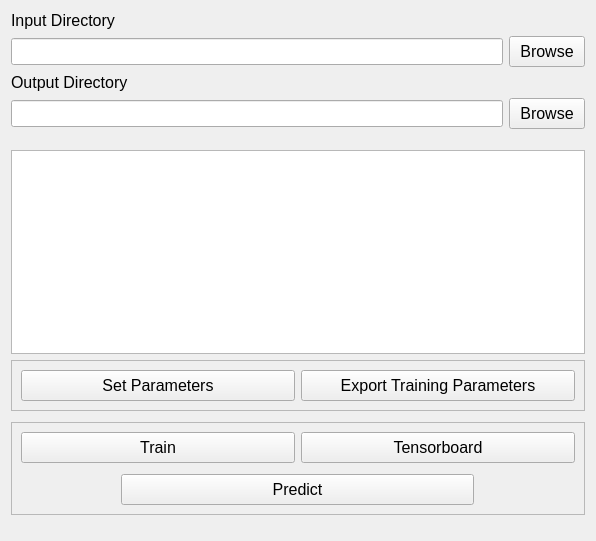
                                            <widget class="QWidget" name="training_page">
                                                <property name="geometry">
                                                    <rect>
                                                        <x>0</x>
                                                        <y>0</y>
                                                        <width>596</width>
                                                        <height>541</height>
                                                    </rect>
                                                </property>
                                                <property name="font">
                                                    <font>
                                                        <family>Arial</family>
                                                        <pointsize>12</pointsize>
                                                        <weight>50</weight>
                                                        <italic>false</italic>
                                                        <bold>false</bold>
                                                    </font>
                                                </property>
                                                <attribute name="label">
                                                    <string>Training</string>
                                                </attribute>
                                                <layout class="QVBoxLayout" name="verticalLayout_2">
                                                    <item>
                                                        <widget class="QLabel" name="label_7">
                                                            <property name="text">
                                                                <string>Input Directory</string>
                                                            </property>
                                                        </widget>
                                                    </item>
                                                    <item>
                                                        <layout class="QGridLayout" name="gridLayout">
                                                            <item row="0" column="0">
                                                                <widget class="QLineEdit" name="inputdirtext">
                                                                    <property name="toolTip">
                                                                        <string>&lt;html&gt;&lt;head/&gt;&lt;body&gt;&lt;p&gt;Choose
                                                                            the input directories for images and
                                                                            labelled masks.&lt;/p&gt;&lt;/body&gt;&lt;/html&gt;
                                                                        </string>
                                                                    </property>
                                                                    <property name="toolTipDuration">
                                                                        <number>-1</number>
                                                                    </property>
                                                                </widget>
                                                            </item>
                                                            <item row="0" column="1">
                                                                <widget class="QPushButton" name="inputbrowse">
                                                                    <property name="styleSheet">
                                                                        <string notr="True">QPushButton { padding-left:
                                                                            10px; padding-right: 10px; padding-top: 5px;
                                                                            padding-bottom: 5px; }
                                                                        </string>
                                                                    </property>
                                                                    <property name="toolTip">
                                                                        <string>&lt;html&gt;&lt;head/&gt;&lt;body&gt;&lt;p&gt;Browse directory&lt;/p&gt;&lt;/body&gt;&lt;/html&gt;</string>
                                                                    </property>
                                                                    <property name="text">
                                                                        <string>Browse</string>
                                                                    </property>
                                                                </widget>
                                                            </item>
                                                        </layout>
                                                    </item>
                                                    <item>
                                                        <widget class="QLabel" name="label_6">
                                                            <property name="text">
                                                                <string>Output Directory</string>
                                                            </property>
                                                        </widget>
                                                    </item>
                                                    <item>
                                                        <layout class="QGridLayout" name="gridLayout_2">
                                                            <item row="0" column="1">
                                                                <widget class="QPushButton" name="outputbrowse">
                                                                    <property name="styleSheet">
                                                                        <string notr="True">QPushButton { padding-left:
                                                                            10px; padding-right: 10px; padding-top: 5px;
                                                                            padding-bottom: 5px; }
                                                                        </string>
                                                                    </property>
                                                                    <property name="toolTip">
                                                                        <string>&lt;html&gt;&lt;head/&gt;&lt;body&gt;&lt;p&gt;Browse directory&lt;/p&gt;&lt;/body&gt;&lt;/html&gt;</string>
                                                                    </property>
                                                                    <property name="text">
                                                                        <string>Browse</string>
                                                                    </property>
                                                                </widget>
                                                            </item>
                                                            <item row="0" column="0">
                                                                <widget class="QLineEdit" name="outputdirtext">
                                                                    <property name="toolTip">
                                                                        <string>&lt;html&gt;&lt;head/&gt;&lt;body&gt;&lt;p&gt;Choose
                                                                            the root directory to save the results&lt;/p&gt;&lt;/body&gt;&lt;/html&gt;
                                                                        </string>
                                                                    </property>
                                                                </widget>
                                                            </item>
                                                        </layout>
                                                    </item>
                                                    <item>
                                                        <spacer name="verticalSpacer_adg">
                                                            <property name="orientation">
                                                                <enum>Qt::Vertical</enum>
                                                            </property>
                                                            <property name="sizeType">
                                                                <enum>QSizePolicy::Fixed</enum>
                                                            </property>
                                                            <property name="sizeHint" stdset="0">
                                                                <size>
                                                                    <width>15</width>
                                                                    <height>15</height>
                                                                </size>
                                                            </property>
                                                        </spacer>
                                                    </item>
                                                    <item>
                                                        <layout class="QVBoxLayout" name="verticalLayout_8">
                                                            <item>
                                                                <widget class="QListWidget" name="list_filename">
                                                                    <property name="toolTip">
                                                                        <string>&lt;html&gt;&lt;head/&gt;&lt;body&gt;&lt;p&gt;List
                                                                            of images in the input directory. Click to
                                                                            preview.&lt;/p&gt;&lt;/body&gt;&lt;/html&gt;
                                                                        </string>
                                                                    </property>
                                                                    <property name="styleSheet">
                                                                        <string notr="true">border-color: rgb(0, 0,
                                                                            0);
                                                                        </string>
                                                                    </property>
                                                                </widget>
                                                            </item>
                                                        </layout>
                                                    </item>
                                                    <item>
                                                        <widget class="QFrame" name="frame_4">
                                                            <property name="frameShape">
                                                                <enum>QFrame::StyledPanel</enum>
                                                            </property>
                                                            <property name="frameShadow">
                                                                <enum>QFrame::Raised</enum>
                                                            </property>
                                                            <layout class="QGridLayout" name="gridLayout_9">
                                                                <item row="0" column="0" colspan="2">
                                                                    <layout class="QGridLayout" name="gridLayout_11">
                                                                        <item row="0" column="0">
                                                                            <widget class="QPushButton"
                                                                                    name="train_parameters">
                                                                                <property name="styleSheet">
                                                                                    <string notr="True">QPushButton {
                                                                                        padding-left: 10px;
                                                                                        padding-right: 10px;
                                                                                        padding-top: 5px;
                                                                                        padding-bottom: 5px; }
                                                                                    </string>
                                                                                </property>
                                                                                <property name="toolTip">
                                                                                    <string>&lt;html&gt;&lt;head/&gt;&lt;body&gt;&lt;p&gt;Settings
                                                                                        for training&lt;/p&gt;&lt;/body&gt;&lt;/html&gt;
                                                                                    </string>
                                                                                </property>
                                                                                <property name="text">
                                                                                    <string>Set Parameters</string>
                                                                                </property>
                                                                            </widget>
                                                                        </item>
                                                                        <item row="0" column="1">
                                                                            <widget class="QPushButton" name="pushjson">
                                                                                <property name="styleSheet">
                                                                                    <string notr="True">QPushButton {
                                                                                        padding-left: 10px;
                                                                                        padding-right: 10px;
                                                                                        padding-top: 5px;
                                                                                        padding-bottom: 5px; }
                                                                                    </string>
                                                                                </property>
                                                                                <property name="toolTip">
                                                                                    <string>&lt;html&gt;&lt;head/&gt;&lt;body&gt;&lt;p&gt;Export
                                                                                        model settings as a .json file&lt;/p&gt;&lt;/body&gt;&lt;/html&gt;
                                                                                    </string>
                                                                                </property>
                                                                                <property name="text">
                                                                                    <string>Export Training Parameters</string>
                                                                                </property>
                                                                            </widget>
                                                                        </item>
                                                                    </layout>
                                                                </item>
                                                            </layout>
                                                        </widget>
                                                    </item>
                                                    <item>
                                                        <spacer name="verticalSpacer_14">
                                                            <property name="orientation">
                                                                <enum>Qt::Vertical</enum>
                                                            </property>
                                                            <property name="sizeType">
                                                                <enum>QSizePolicy::Fixed</enum>
                                                            </property>
                                                            <property name="sizeHint" stdset="0">
                                                                <size>
                                                                    <width>5</width>
                                                                    <height>5</height>
                                                                </size>
                                                            </property>
                                                        </spacer>
                                                    </item>
                                                    <item>
                                                        <widget class="QFrame" name="frame_3">
                                                            <property name="frameShape">
                                                                <enum>QFrame::StyledPanel</enum>
                                                            </property>
                                                            <property name="frameShadow">
                                                                <enum>QFrame::Raised</enum>
                                                            </property>
                                                            <layout class="QVBoxLayout" name="verticalLayout_7">
                                                                <item>
                                                                    <layout class="QGridLayout" name="gridLayout_10">
                                                                        <item row="0" column="0">
                                                                            <widget class="QPushButton"
                                                                                    name="pushtrain">
                                                                                <property name="styleSheet">
                                                                                    <string notr="True">QPushButton {
                                                                                        padding-left: 10px;
                                                                                        padding-right: 10px;
                                                                                        padding-top: 5px;
                                                                                        padding-bottom: 5px; }
                                                                                    </string>
                                                                                </property>
                                                                                <property name="toolTip">
                                                                                    <string>&lt;html&gt;&lt;head/&gt;&lt;body&gt;&lt;p&gt;Start
                                                                                        the training&lt;/p&gt;&lt;/body&gt;&lt;/html&gt;
                                                                                    </string>
                                                                                </property>
                                                                                <property name="text">
                                                                                    <string>Train</string>
                                                                                </property>
                                                                            </widget>
                                                                        </item>
                                                                        <item row="1" column="0">
                                                                            <spacer name="verticalSpacer_18">
                                                                                <property name="orientation">
                                                                                    <enum>Qt::Vertical</enum>
                                                                                </property>
                                                                                <property name="sizeType">
                                                                                    <enum>QSizePolicy::Fixed</enum>
                                                                                </property>
                                                                                <property name="sizeHint" stdset="0">
                                                                                    <size>
                                                                                        <width>5</width>
                                                                                        <height>5</height>
                                                                                    </size>
                                                                                </property>
                                                                            </spacer>
                                                                        </item>
                                                                        <item row="0" column="1">
                                                                            <widget class="QPushButton"
                                                                                    name="pushtboard">
                                                                                <property name="styleSheet">
                                                                                    <string notr="True">QPushButton {
                                                                                        padding-left: 10px;
                                                                                        padding-right: 10px;
                                                                                        padding-top: 5px;
                                                                                        padding-bottom: 5px; }
                                                                                    </string>
                                                                                </property>
                                                                                <property name="toolTip">
                                                                                    <string>&lt;html&gt;&lt;head/&gt;&lt;body&gt;&lt;p&gt;Open
                                                                                        Tensorboard &lt;/p&gt;&lt;/body&gt;&lt;/html&gt;
                                                                                    </string>
                                                                                </property>
                                                                                <property name="text">
                                                                                    <string>Tensorboard</string>
                                                                                </property>
                                                                            </widget>
                                                                        </item>
                                                                    </layout>
                                                                </item>
                                                                <item>
                                                                    <layout class="QGridLayout" name="gridLayout_5">
                                                                        <item row="0" column="0" alignment="Qt::AlignCenter">
                                                                            <widget class="QPushButton"
                                                                                    name="pushpredict">
                                                                                <property name="styleSheet">
                                                                                    <string notr="True">QPushButton {
                                                                                        padding-left: 150px;
                                                                                        padding-right: 150px;
                                                                                        padding-top: 5px;
                                                                                        padding-bottom: 5px; }
                                                                                    </string>
                                                                                </property>
                                                                                <property name="toolTip">
                                                                                    <string>&lt;html&gt;&lt;head/&gt;&lt;body&gt;&lt;p&gt;Predict
                                                                                        output using the trained model
                                                                                        and raw images&lt;/p&gt;&lt;/body&gt;&lt;/html&gt;
                                                                                    </string>
                                                                                </property>
                                                                                <property name="text">
                                                                                    <string>Predict</string>
                                                                                </property>
                                                                            </widget>
                                                                        </item>
                                                                    </layout>
                                                                </item>
                                                            </layout>
                                                        </widget>
                                                    </item>
                                                    <item>
                                                        <spacer name="verticalSpacer_5">
                                                            <property name="orientation">
                                                                <enum>Qt::Vertical</enum>
                                                            </property>
                                                            <property name="sizeType">
                                                                <enum>QSizePolicy::Fixed</enum>
                                                            </property>
                                                            <property name="sizeHint" stdset="0">
                                                                <size>
                                                                    <width>15</width>
                                                                    <height>15</height>
                                                                </size>
                                                            </property>
                                                        </spacer>
                                                    </item>
                                                </layout>
                                            </widget>
